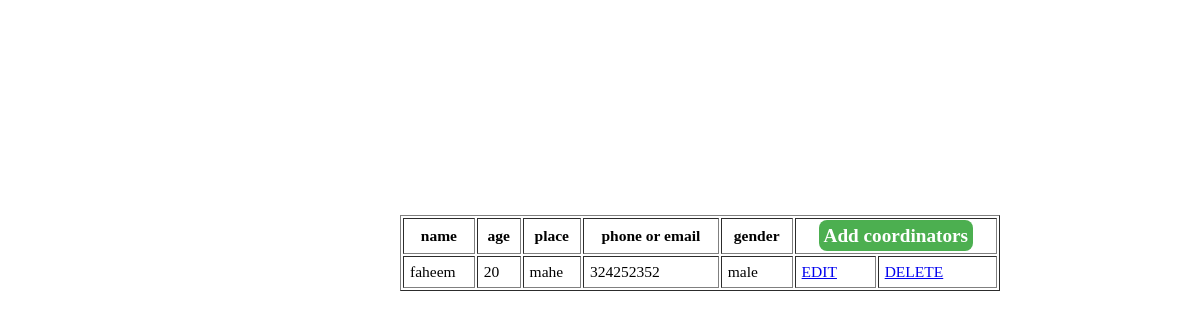
Before: /view_coordinator with the older database file.
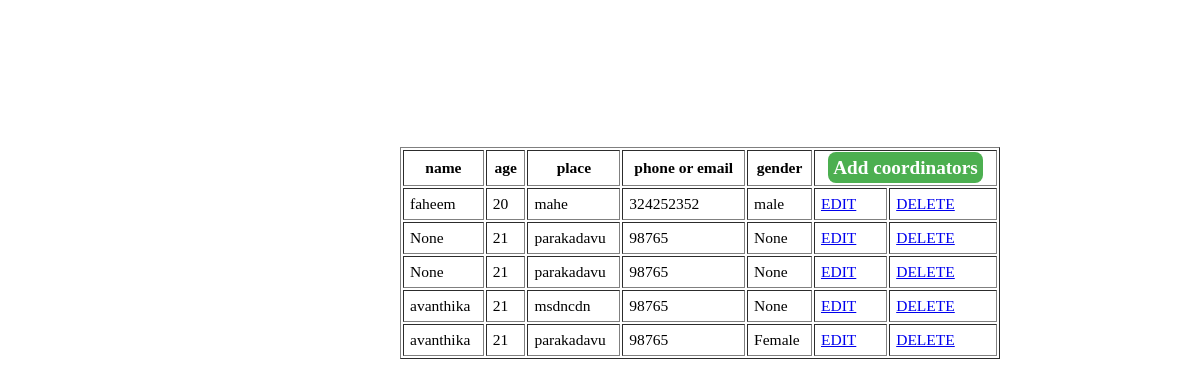
After: the same page with the newer database file.
### Disaster_management_app/models.py (models this page shows)
class CoordinaterTable(models.Model):
    Name=models.CharField(max_length=50, blank=True, null=True)
    Age=models.IntegerField(blank=True, null=True)
    Place=models.CharField(max_length=100, blank=True, null=True)
    Phonenumber=models.BigIntegerField(blank=True, null=True)
    Gender=models.CharField(max_length=30, blank=True, null=True)

### Disaster_management_app/views.py (the view)
# urls.py: path('view_coordinator', view_coordinator.as_view(), name="viewcoordinator"),
class view_coordinator(View):
    def get(self,request):
     obj=CoordinaterTable.objects.all()
     return render(request, "Administration/viewcoordinator.html",{'obj':obj})

### templates/Administration/viewcoordinator.html (shortened to what this page needs)
{% load static %}
<!DOCTYPE html>
<html lang="en">
<head>
    <link rel="stylesheet" href="{% static 'css/coordinator.css'%}">
</head>
<body>
    <table border="1">
        <tr>
            <th>name</th>
            <th>age</th>
            <th>place</th>
            <th>phone or email</th>
            <th>gender</th>
            <th colspan="2">
                <a href="/add_coordinator" class="bottom">Add coordinators</a></th>
        </tr>
        {% for i in obj %}
        <tr>
            <td>{{i.Name}}</td>
            <td>{{i.Age}}</td>
            <td>{{i.Place}}</td>
            <td>{{i.Phonenumber}}</td>
            <td>{{i.Gender}}</td>
            <td><a href="edit_coordinator/{{i.id}}/">EDIT</a></td>
            <td><a href="deletecoordinator/{{i.id}}/">DELETE</a></td>
        </tr>
        {% endfor %}
    </table>
</body>
</html>

### static/css/coordinator.css (style rules this page uses)
* { margin: 0; padding: 0; box-sizing: border-box; }
body { background-image:url("1727518093606.jpg") ; background-size: cover; background-repeat: no-repeat; display: flex; justify-content: center; height: 100vh; align-items: center; backdrop-filter: blur(6px); }

### templates/Administration/viewcoordinator.html (style rules this page uses)
.bottom { background-color: #4CAF50; color: white; padding: 5px ; text-decoration: none; border-radius: 8px; font-size: 1.2rem; text-align: center; transition: background-color 0.3s; }
table { width: 50%; height: auto; margin: 6px auto; margin-bottom: 300px; position: relative; margin-left: 400px; }
th, td { padding: 6px; font-size: 0.97rem; }

Changed rows visible on the page:
added CoordinaterTable: Name "None", Age "21", Place "parakadavu", Phonenumber "98765", Gender "None"
added CoordinaterTable: Name "None", Age "21", Place "parakadavu", Phonenumber "98765", Gender "None"
added CoordinaterTable: Name "avanthika", Age "21", Place "msdncdn", Phonenumber "98765", Gender "None"
added CoordinaterTable: Name "avanthika", Age "21", Place "parakadavu", Phonenumber "98765", Gender "Female"
